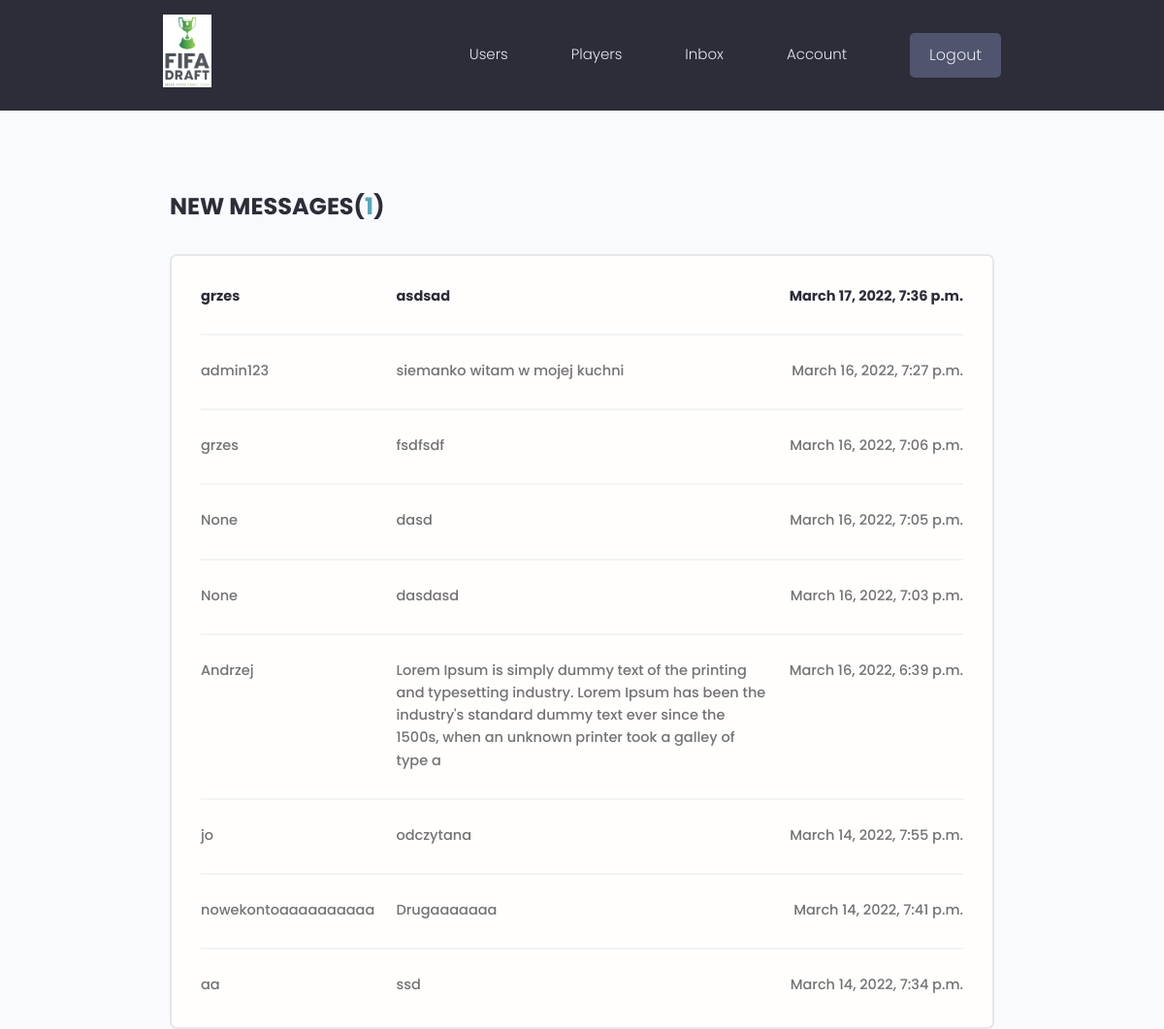
The app's page /inbox/ (signed in), older data.
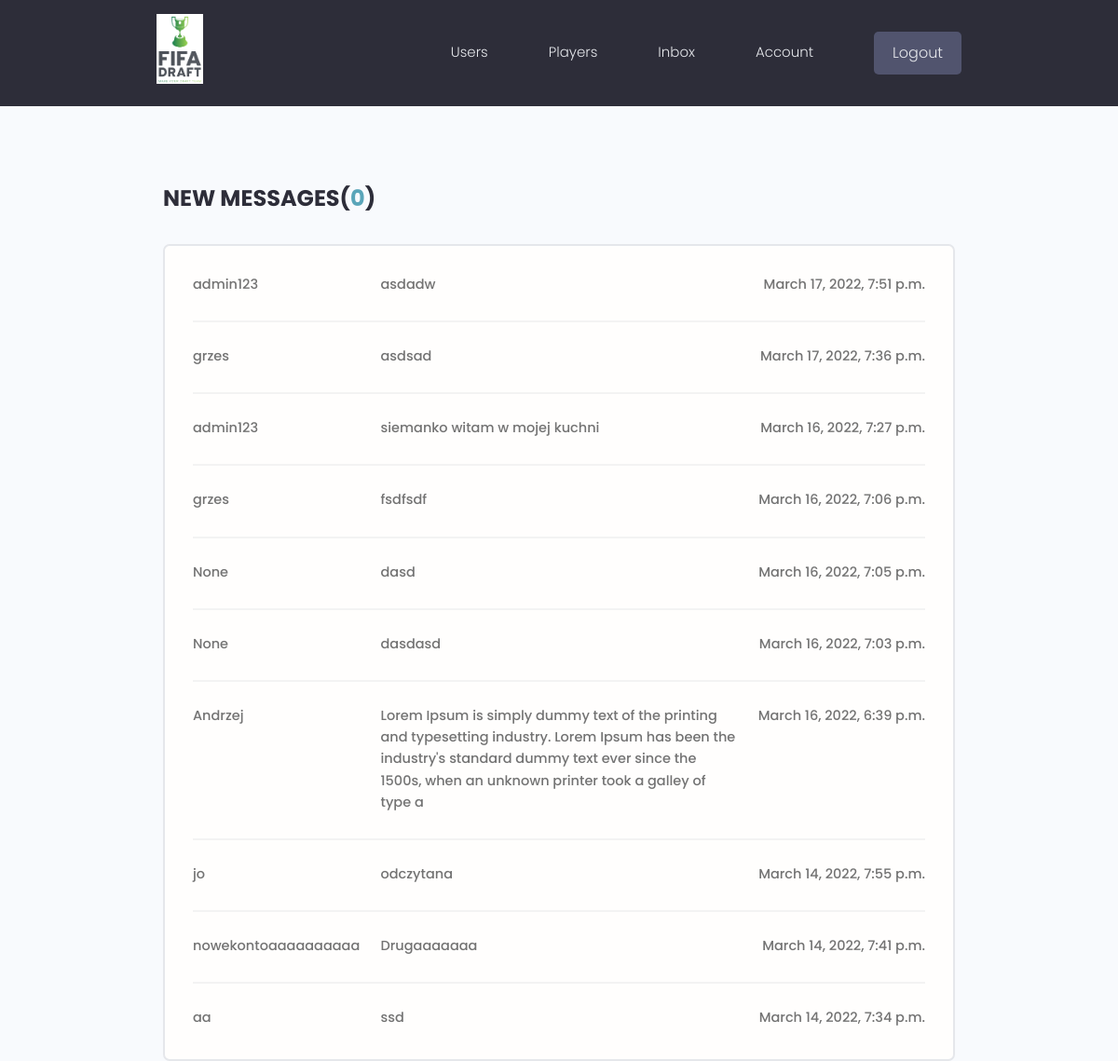
The same page, newer data.
### users/models.py (models this page shows, shortened)
class Message(models.Model):
    sender = models.ForeignKey(
        Profile, on_delete=models.SET_NULL, null=True, blank=True
    )
    recipient = models.ForeignKey(
        Profile,
        on_delete=models.SET_NULL,
        null=True,
        blank=True,
        related_name="messages",
    )
    sender_name = models.CharField(max_length=200, null=True, blank=True)
    email = models.EmailField(max_length=200, null=True, blank=True)
    subject = models.CharField(max_length=200, null=True, blank=False)
    body = models.TextField(max_length=400, blank=False)
    is_read = models.BooleanField(default=False, null=True)
    created = models.DateTimeField(auto_now_add=True)
    id = models.UUIDField(
        default=uuid.uuid4, unique=True, primary_key=True, editable=False
    )
    class Meta:
        ordering = ["is_read", "-created"]

### users/views.py (the view)
# urls.py: path("inbox/", views.inbox, name="inbox"),
@login_required(login_url="login")
def inbox(request):
    profile = request.user.profile
    message_request = profile.messages.all()
    unread_count = message_request.filter(is_read=False).count()
    context = {"message_request": message_request, "unread_count": unread_count}
    return render(request, "users/inbox.html", context)

### users/templates/users/inbox.html
{% extends 'main.html' %}
{% block content %}
<main class="inbox my-xl">
  <div class="content-box">
    <h3 class="inbox__title">New Messages(<span>{{unread_count}}</span>)</h3>
    <ul class="messages">
      {% for message in message_request %}
      {% if message.is_read == False %}
      <li class="message message--unread">
        {% else %}
      <li class="message">
        {% endif %}
        <a href="{% url 'message' message.id %}">
          <span class="message__author">{{message.sender_name}}</span>
          <span class="message__subject">{{message.subject}}</span>
          <span class="message__date">{{message.created}}</span>
        </a>
      </li>
      {% endfor %}
    </ul>
  </div>
</main>
{% endblock content %}

Row changes from the older to the newer data that the page shows:
added Message: sender_name "admin123", subject "asdadw", created "March 17, 2022, 7:51 p.m."
changed Message "asdsad": is_read False → True (drawn)
Text that changed along with them:
{{ unread_count }}: "1" → "0"
